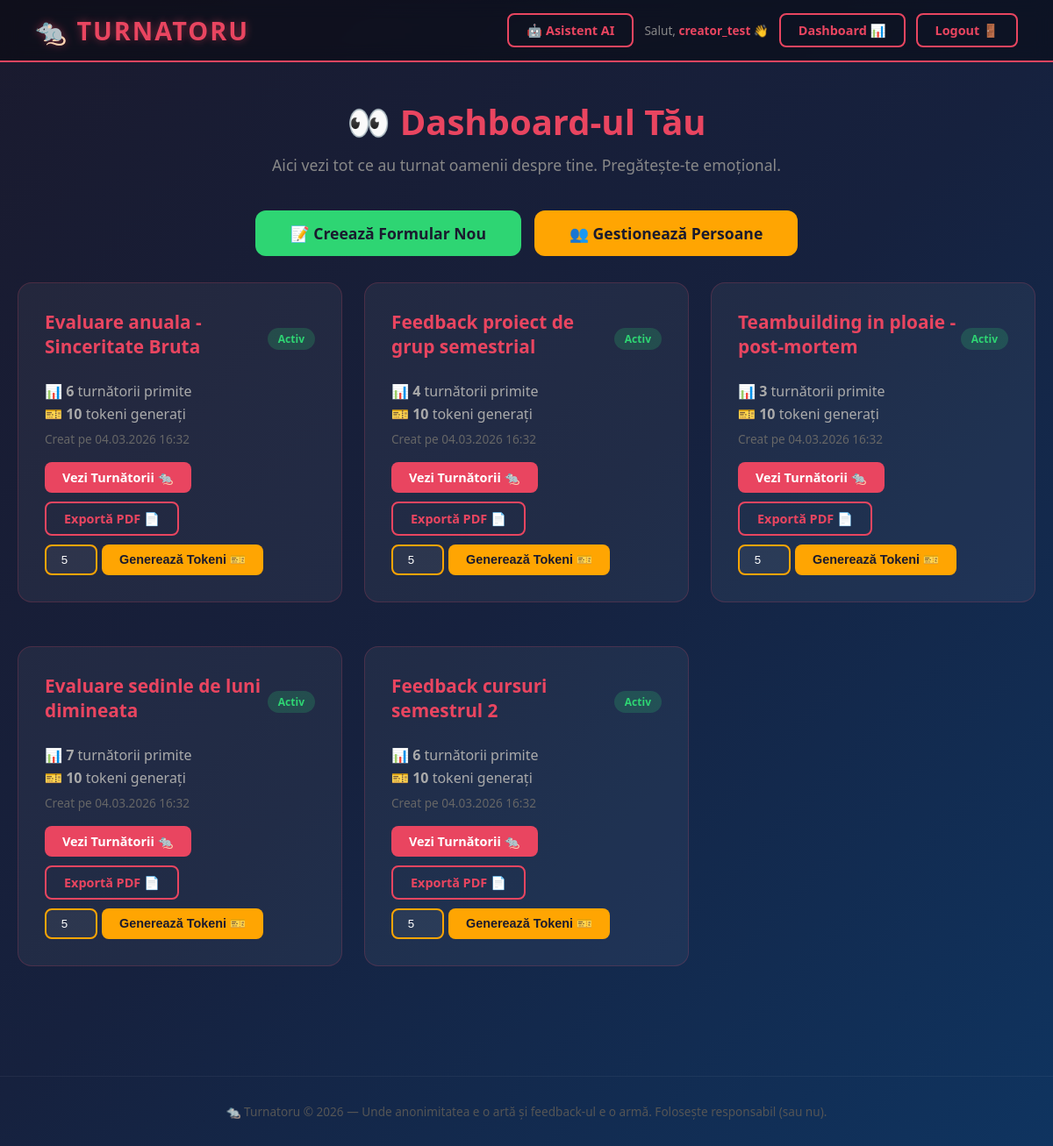
/dashboard/ (signed in), run on the app's committed database.
### core/models.py (models this page shows, shortened)
class Formular(models.Model):
    titlu = models.CharField(max_length=200)
    mesaj = models.TextField(default='Spune-ne ce crezi, fără frică. Sau cu frică, dar scrie oricum.')
    creator = models.ForeignKey(User, on_delete=models.CASCADE, related_name='formulare')
    creat_la = models.DateTimeField(auto_now_add=True)
    class Meta:
        verbose_name_plural = 'Formulare'

### core/views.py (the view)
# urls.py: path('dashboard/', views.dashboard_creator, name='dashboard_creator'),
@login_required(login_url='/')
def dashboard_creator(request):
    formulare = Formular.objects.filter(creator=request.user).order_by('-creat_la')
    formulare_data = []
    for f in formulare:
        formulare_data.append({
            'id': f.id,
            'titlu': f.titlu,
            'raspunsuri': f.turnatorii.count(),
            'tokeni_count': f.tokeni.count(),
            'creat_la': f.creat_la,
        })
    return render(request, 'core/dashboard_creator.html', {'formulare': formulare_data})

### core/templates/core/dashboard_creator.html (shortened to what this page needs)
{% extends 'core/base.html' %}
{% block navbar_right %}
<span class="nav-text">Salut, <strong style="color:#e94560;">{{ user.username }}</strong> 👋</span>
<a href="{% url 'core:dashboard_creator' %}" class="btn btn-secondary">Dashboard 📊</a>
<a href="{% url 'core:logout' %}" class="btn btn-secondary">Logout 🚪</a>
{% endblock %}
{% block content %}
<h1 class="page-title">👀 Dashboard-ul Tău</h1>
<p class="page-subtitle">Aici vezi tot ce au turnat oamenii despre tine. Pregătește-te emoțional.</p>
<div style="display:flex; gap:15px; justify-content:center; margin-bottom:30px; flex-wrap:wrap;">
    <a href="{% url 'core:crear_formular' %}" class="btn btn-success btn-big">📝 Creează Formular Nou</a>
    <a href="{% url 'core:persoane' %}" class="btn btn-warning btn-big">👥 Gestionează Persoane</a>
</div>
<div class="card-grid">
    {% for f in formulare %}
    <div class="card">
        <div class="card-header">
            <h3>{{ f.titlu }}</h3>
            <span class="badge badge-success">Activ</span>
        </div>
        <p>📊 <strong>{{ f.raspunsuri }}</strong> turnătorii primite</p>
        <p>🎫 <strong>{{ f.tokeni_count }}</strong> tokeni generați</p>
        <p style="font-size:0.85rem; color:#666; margin-top:5px;">Creat pe {{ f.creat_la|date:"d.m.Y H:i" }}</p>
        <div style="margin-top:15px; display:flex; gap:10px; flex-wrap:wrap;">
            <a href="{% url 'core:formular_reviews' f.id %}" class="btn btn-primary">Vezi Turnătorii 🐀</a>
            <a href="{% url 'core:export_pdf' f.id %}" class="btn btn-secondary">Exportă PDF 📄</a>
            <form method="post" action="{% url 'core:genereaza_tokeni' f.id %}" style="display:flex; gap:5px;">
                <input type="number" name="numar_tokeni" value="5" min="1" max="50" style="width:60px; padding:8px; border:2px solid #ffa502; border-radius:8px; background:rgba(255,255,255,0.05); color:#fff; text-align:center;">
                <button type="submit" class="btn btn-warning">Generează Tokeni 🎫</button>
            </form>
        </div>
    </div>
    {% endfor %}
</div>
{% endblock %}

### core/static/core/style.css (style rules this page uses)
* { margin: 0; padding: 0; box-sizing: border-box; }
body { font-family: 'Segoe UI', Tahoma, Geneva, Verdana, sans-serif; background: linear-gradient(135deg, #1a1a2e 0%, #16213e 50%, #0f3460 100%); color: #e0e0e0; min-height: 100vh; }
.btn { padding: 8px 20px; border: none; border-radius: 8px; font-size: 0.9rem; font-weight: 700; cursor: pointer; transition: all 0.3s; text-decoration: none; display: inline-block; text-align: center; }
.btn-primary { background: #e94560; color: #fff; }
.btn-secondary { background: transparent; color: #e94560; border: 2px solid #e94560; }
.btn-success { background: #2ed573; color: #1a1a2e; }
.btn-warning { background: #ffa502; color: #1a1a2e; }
.btn-big { padding: 14px 40px; font-size: 1.1rem; border-radius: 12px; }
.nav-text { color: #888; font-size: 0.85rem; }
.card { background: rgba(255, 255, 255, 0.05); border: 1px solid rgba(233, 69, 96, 0.2); border-radius: 16px; padding: 30px; margin-bottom: 25px; transition: all 0.3s; }
.card h3 { color: #e94560; margin-bottom: 10px; font-size: 1.3rem; }
.card p { color: #aaa; line-height: 1.6; }
.card-grid { display: grid; grid-template-columns: repeat(auto-fill, minmax(340px, 1fr)); gap: 25px; }
.card-header { display: flex; justify-content: space-between; align-items: center; margin-bottom: 15px; }
.badge { padding: 4px 12px; border-radius: 20px; font-size: 0.75rem; font-weight: 700; }
.badge-success { background: rgba(46, 213, 115, 0.2); color: #2ed573; }
.page-title { font-size: 2.5rem; color: #e94560; margin-bottom: 10px; text-align: center; }
.page-subtitle { color: #888; text-align: center; margin-bottom: 40px; font-size: 1.1rem; }

### data on the page
Formular: titlu "Evaluare anuala - Sinceritate Bruta", creat_la "04.03.2026 16:32"
Formular: titlu "Feedback proiect de grup semestrial", creat_la "04.03.2026 16:32"
Formular: titlu "Teambuilding in ploaie - post-mortem", creat_la "04.03.2026 16:32"
Formular: titlu "Evaluare sedinle de luni dimineata", creat_la "04.03.2026 16:32"
Formular: titlu "Feedback cursuri semestrul 2", creat_la "04.03.2026 16:32"

### other printed values
{{ user.username }} "creator_test"
{{ f.raspunsuri }} "6" "4" "3" "7" "6"
{{ f.tokeni_count }} "10" "10" "10" "10" "10"
